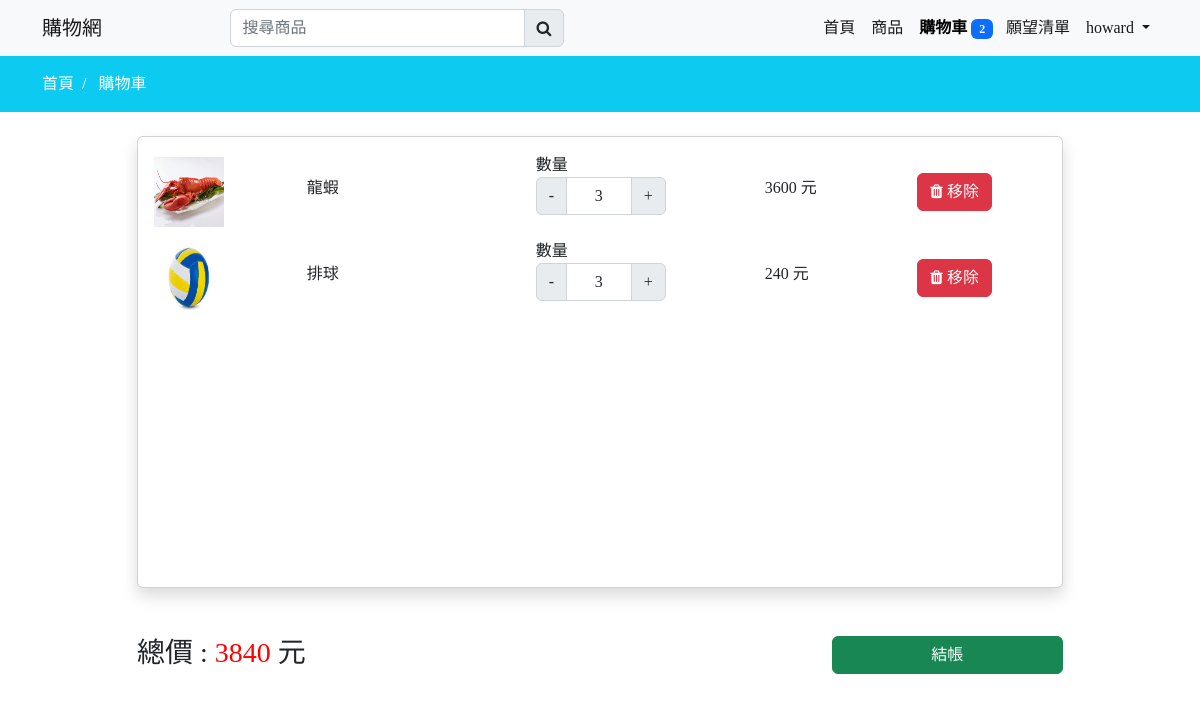
Page /cart (signed in) on the earlier database version.
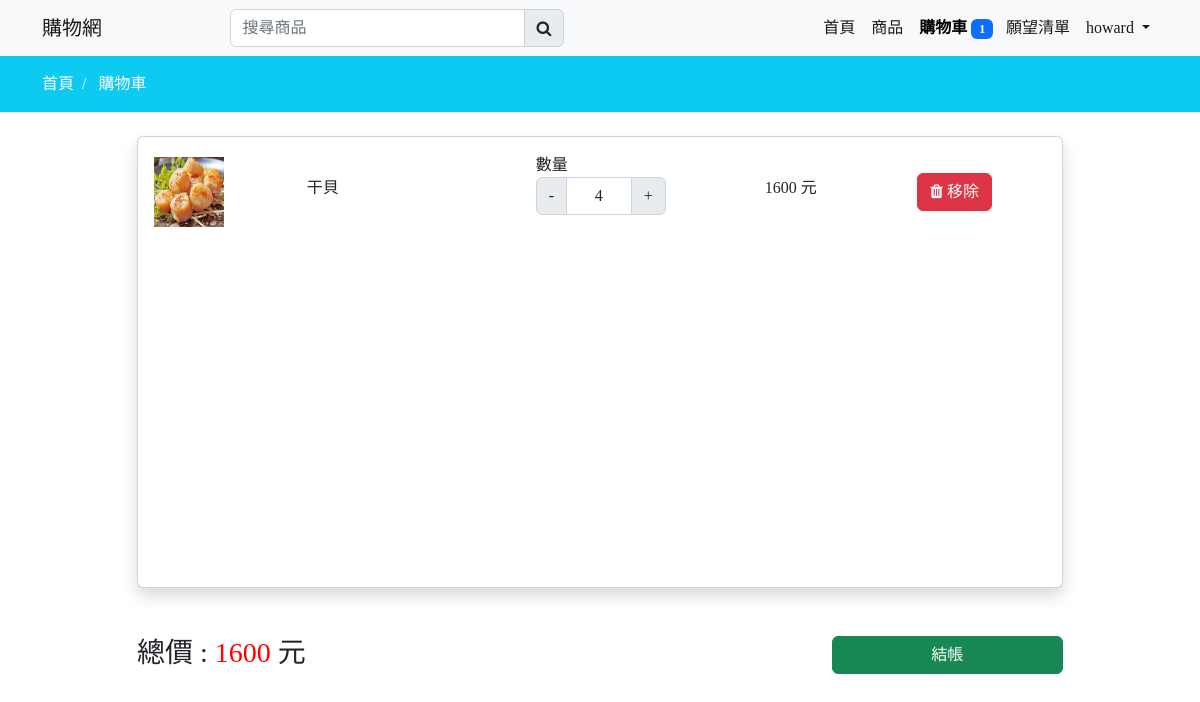
Same page on the later database version.
### mainapp/models.py (models this page shows, shortened)
class Profile(models.Model):
    user = models.OneToOneField(
        User, on_delete=models.CASCADE, null=True, blank=True)
    last_name = models.CharField(max_length=150, null=True, blank=True)
    first_name = models.CharField(max_length=150, null=True, blank=True)
    phone = models.CharField(max_length=150, null=True, blank=True)
    address = models.CharField(max_length=150, null=True, blank=True)
    email = models.EmailField(max_length=150, null=True, blank=True)
    profile_image = models.ImageField(
        upload_to=get_profile_file_path, null=True, blank=True)
    create_at = models.DateTimeField(auto_now_add=True)
    @property
    def cart_item_total(self):
        total = len(self.cart_set.all())
        return total
    @property
    def wishlist_item_total(self):
        total = len(self.wishlist_set.all())
        return total
    @property
    def profile_imageURL(self):
        try:
            url = self.profile_image.url
        except:
            url = 'images/profile.jpg'
        return url

class Cart(models.Model):
    user = models.ForeignKey(Profile, on_delete=models.CASCADE)
    product = models.ForeignKey(Product, on_delete=models.CASCADE)
    product_qty = models.IntegerField(null=False, blank=False)
    create_at = models.DateTimeField(auto_now_add=True)
    @property
    def item_totalprice(self):
        total = self.product.selling_price * self.product_qty
        return total

class Product(models.Model):
    category = models.ForeignKey(Category, on_delete=models.CASCADE)
    slug = models.SlugField(null=False, unique=True, default=uuid.uuid1)
    name = models.CharField(max_length=150, null=False, blank=False)
    product_image = models.ImageField(
        upload_to=get_file_path, null=True, blank=True)
    small_description = models.CharField(
        max_length=150, null=False, blank=False)
    description = models.TextField(max_length=500, null=False, blank=False)
    quantity = models.IntegerField(null=False, blank=False)
    original_price = models.IntegerField(null=False, blank=False)
    selling_price = models.IntegerField(null=False, blank=False)
    status = models.BooleanField(default=False, help_text='0=default,1=Hidden')
    trending = models.BooleanField(
        default=False, help_text='0=default,1=Trending')
    tag = models.CharField(max_length=150, null=True, blank=True)
    meta_title = models.CharField(max_length=150, null=True, blank=True)
    meta_keywords = models.CharField(max_length=150, null=True, blank=True)
    meta_description = models.CharField(max_length=150, null=True, blank=True)
    created_at = models.DateTimeField(auto_now_add=True)
    @property
    def product_imageURL(self):
        try:
            url = self.product_image.url
        except:
            url = ''
        return url

### mainapp/controller/cart.py (the view)
# urls.py: path('cart', cart.cart, name='cart'),
@login_required
def cart(request):
    profile = Profile.objects.get(user=request.user)
    cart = Cart.objects.filter(user=request.user.profile)
    total = 0
    for item in cart:
        total += item.product.selling_price * item.product_qty
    return render(request, 'store/cart.html', locals())

### mainapp/templates/store/cart.html (shortened to what this page needs)
{% extends 'store/layouts/main.html' %}
{% load static %}
{% block content %}
<div class="py-3 bg-info">
    <div class="container">
        <a class="text-white" href="{% url 'home' %}">首頁 &nbsp;/ &nbsp;</a>
        <a class="text-white" href="{% url 'cart' %}">購物車</a>
    </div>
</div>
<div class="container mt-4" id="cart_data">
    <div class="row">
        <div class="col-md-10 mx-auto">
            <div class="card shadow">
                <div class="card-body cart_data cart-height">
                    {% if cart %}
                        {% for item in cart %}
                            <div class="row mb-2 product_data">
                                <div class="col-md-2 my-auto">
                                    <img src="{% static item.product.product_imageURL %}" height="70px" width="70px" alt="Image product">
                                </div>
                                <div class="col-md-3 my-auto">
                                    <h6>{{item.product.name}}</h6>
                                </div>
                                <div class="col-md-3 my-auto">
                                    {% if item.product.quantity > item.product_qty %}
                                    <label for="Quantity">數量</label>
                                    <div class="input-group text-center mb-3" style="width: 130px;">
                                        <button class="input-group-text cart-decrement-btn changeQuantity">-</button>
                                        <input type="text" class="form-control text-center qty-input" name="quantity" value="{{item.product_qty}}">
                                        <button class="input-group-text cart-increment-btn changeQuantity">+</button>
                                    </div>
                                    {% else %}
                                        <h4><span class="badge rounded-pill text-bg-warning ">售罄</span></h4>
                                    {% endif %}
                                </div>
                                <div class="col-md-2 my-auto item_totalprice">
                                    <h6>{{item.item_totalprice}} 元</h6>
                                </div>
                                <div class="col-md-2 my-auto">
                                    <button class="btn btn-danger delete-cart-item">
                                        <i class="fa fa-trash"> 移除</i>
                                    </button>
                                </div>
                            </div>
                        {% endfor %}
                    {% else %}
                        <h4 class="text-center" style="margin-top: 200px;">您的購物車是空的</h4>
                    {% endif %}
                </div>
            </div>
            {% if cart %}
            <div class="mt-5">
                <h3 class="float-start">總價 : <span style="color: red;">{{total}}</span> 元</h3>
                <a href="{% url 'checkout' %}" class="btn btn-success float-end w-25">結帳</a>
            </div>
            {% endif %}
        </div>
    </div>
</div>
{% endblock content %}

### mainapp/templates/store/inc/navbar.html (shortened to what this page needs)
{% load static %}
<nav class="navbar navbar-expand-lg bg-light" id="item_count">
    <div class="container">
      <a class="navbar-brand" href="{% url 'home' %}">購物網</a>
      <div class="search-bar">
        <form action="{% url 'search_product' %}" method="POST">
          <div class="input-group">
            <input type="search" class="form-control" id="search_product" name="search_product" placeholder="搜尋商品" required>
            <button class="input-group-text"><i class="fa fa-search"></i></button>
          </div>
      </form>
      </div>
      <div class="collapse navbar-collapse" id="navbarNav">
        <ul class="navbar-nav ms-auto">
          <li class="nav-item">
            <a class="nav-link active {% if request.resolver_match.url_name == 'home' %}navactive{% endif %}" aria-current="page" href="{% url 'home' %}">首頁</a>
          </li>
          <li class="nav-item">
            <a class="nav-link active {% if request.resolver_match.url_name == 'collections' %}navactive{% endif %}" href="{% url 'collections' %}">商品</a>
          </li>
          <li class="nav-item">
            <a class="nav-link active {% if request.resolver_match.url_name == 'cart' %}navactive{% endif %}" aria-current="page" href="{% url 'cart' %}">
              購物車
              {% if profile.cart_item_total > 0 %}
              <span class="badge badge-pill bg-primary cart-count" style="margin-right: -3px;">{{profile.cart_item_total}}</span>
              {% endif %}
            </a>
          </li>
          <li class="nav-item">
            <a class="nav-link active {% if request.resolver_match.url_name == 'wishlist' %}navactive{% endif %}" aria-current="page" href="{% url 'wishlist' %}">
              願望清單
            </a>
          </li>
          {% if request.user.is_authenticated %}
          <li class="nav-item dropdown">
            <a class="nav-link dropdown-toggle active ints"
            href="#" role="button" data-bs-toggle="dropdown" aria-expanded="false">
              {{request.user}}
            </a>
          </li>
          {% else %}
          <li class="nav-item">
            <a class="nav-link" href="{% url 'login2' %}">登入</a>
          </li>
          {% endif  %}
        </ul>
      </div>
    </div>
  </nav>

Differences in the rows shown:
removed Cart: product.product_image (picture), product.name "龍蝦", quantity "3", item_totalprice "3600"
removed Cart: product.product_image (picture), product.name "排球", quantity "3", item_totalprice "240"
computed for Profile: cart_item_total "2" → "1"
added Cart: product.product_image (picture), product.name "干貝", quantity "4", item_totalprice "1600"
Other differences:
{{ total }}: "3840" → "1600"
